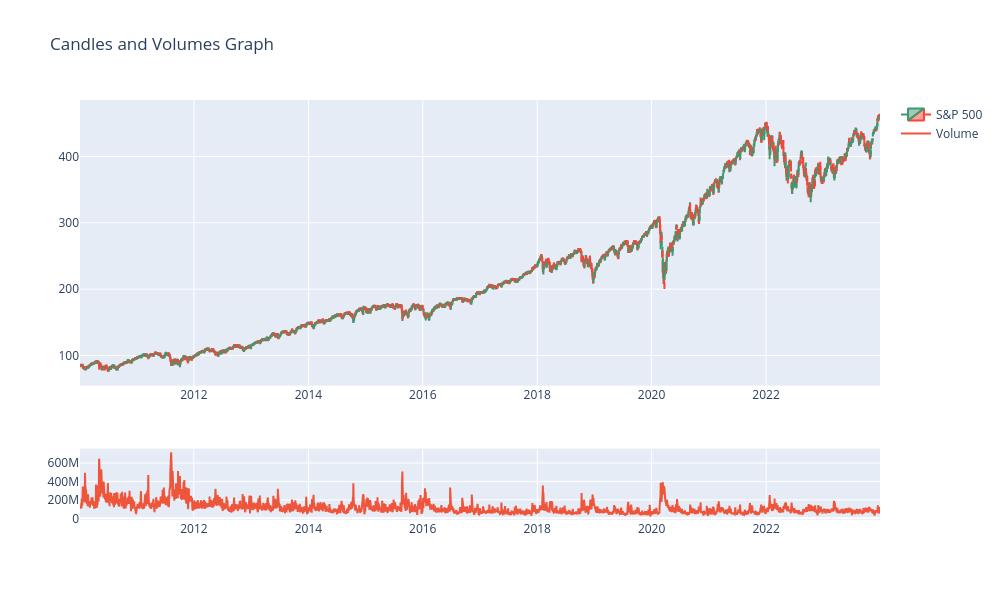

The code cell stored with this chart in its notebook:
### Code cell
#Plotting data
open = df["Open"]
low = df["Low"]
close = df["Close"]
high = df["High"]
volume = df["Volume"]

fig = make_subplots(rows=2, cols=1, row_heights=[0.8, 0.2])

fig.add_trace(go.Candlestick(x=df.index, open=open.squeeze(), low=low.squeeze(), close=close.squeeze(), high=high.squeeze(), name="S&P 500"), row=1, col=1)

fig.add_trace(go.Scatter(x=df.index, y=volume.squeeze(), name="Volume"), row=2, col=1)

fig.update_layout(height=600, width=1000, title="Candles and Volumes Graph", xaxis_rangeslider_visible=False)
fig.show()

### Figure 1 — Plotly figure (JSON) as saved in the notebook; plotly's stock layout.template omitted (floating-point values rounded to 4 significant figures; data arrays with more than 128 entries replaced by an {"elided": "..."} marker saying what was removed)
{"data": [{"close": {"elided": "3522 float values"}, "high": {"elided": "3522 float values"}, "low": {"elided": "3522 float values"}, "name": "S&P 500", "open": {"elided": "3522 float values"}, "type": "candlestick", "x": {"elided": "3522 str values"}, "xaxis": "x", "yaxis": "y"}, {"name": "Volume", "type": "scatter", "x": {"elided": "3522 str values"}, "xaxis": "x2", "y": {"elided": "3522 int values"}, "yaxis": "y2"}], "layout": {"height": 600, "title": {"text": "Candles and Volumes Graph"}, "width": 1000, "xaxis": {"anchor": "y", "autorange": true, "domain": [0, 1], "range": ["2010-01-03 12:00", "2023-12-29 12:00"], "rangeslider": {"visible": false, "yaxis": {}}, "type": "date"}, "xaxis2": {"anchor": "y2", "autorange": true, "domain": [0, 1], "range": ["2010-01-04", "2023-12-29"], "type": "date"}, "yaxis": {"anchor": "x", "autorange": true, "domain": [0.32, 1], "range": [54.62, 485.1]}, "yaxis2": {"anchor": "x2", "autorange": true, "domain": [0, 0.17], "range": [-18480000.0, 756600000.0], "type": "linear"}}}
